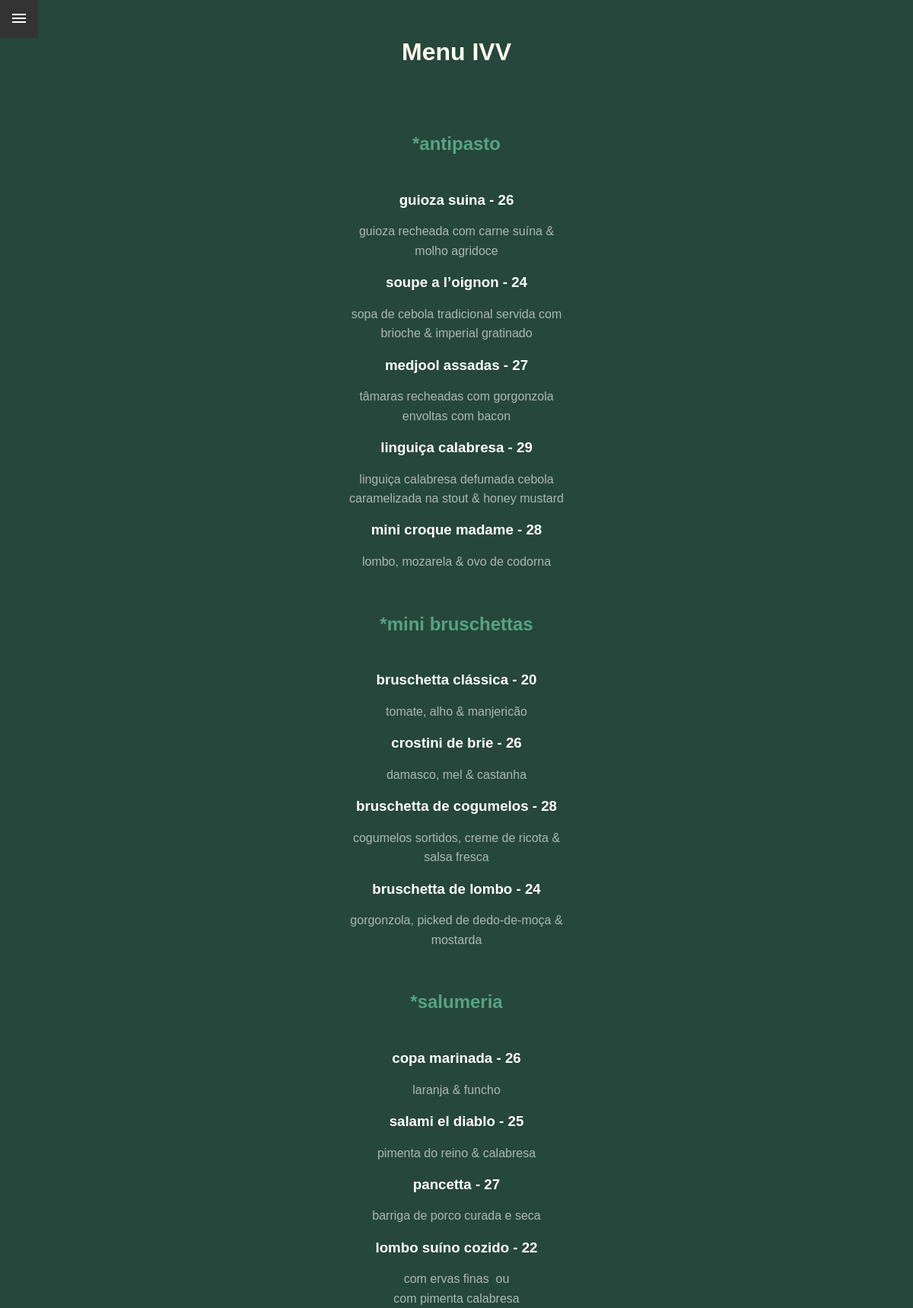
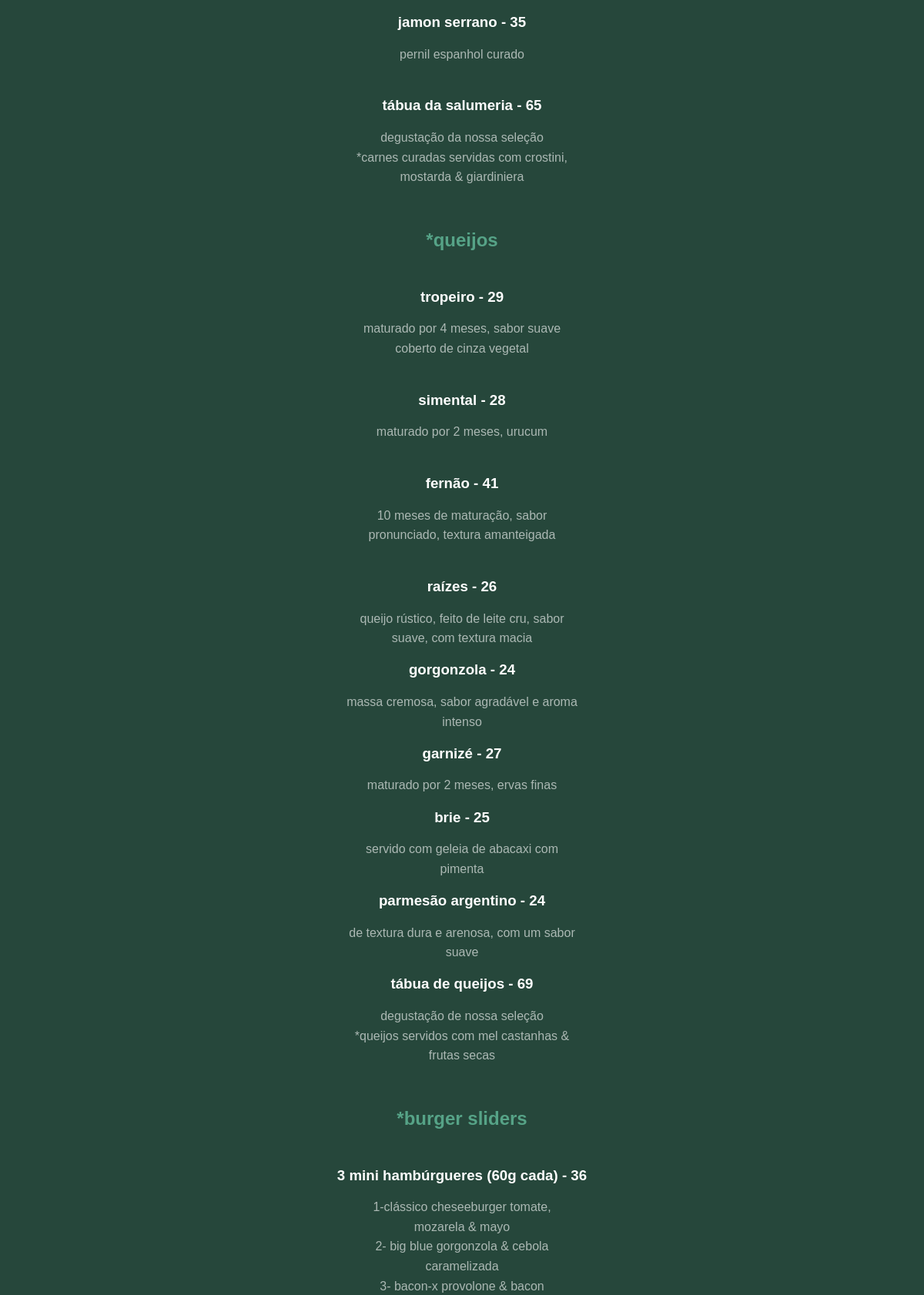
Page /prev (upper part) on the committed database (2 pictures, top to bottom).
### tables this page shows
CREATE TABLE "registros" (
	"produto"	TEXT,
	"descricao"	BLOB,
	"preco"	INTEGER,
	"categoria"	TEXT
);

### run.py (the view)
@app.route('/prev')
def prev():
    connection = sqlite3.connect('registros.db')
    cursor = connection.cursor()
    dados = cursor.execute("SELECT * FROM registros")
    dados = cursor.fetchall()
    categorias = []
    for i in dados:
        if i[3] in categorias:
            pass
        else:
            categorias.append(i[3])
    teste = "<h1>PEDRO</h1>"
    return render_template('prev.html', dados=dados, categorias=categorias)

### templates/prev.html (shortened to what this page needs)
<!DOCTYPE html>
<html lang="pt-br">
<head>
    <link rel="stylesheet" href="./static/menu.css">
</head>
<body class="preload">
    <header class="header">
        <button class="header__button" id="btnNav" type="button">
            <i class="material-icons">menu</i>
        </button>
    </header>
    <main>
        <div id="menu" class="menu">
            <h1>Menu IVV</h1>
            <br>
            {% for cat in categorias %}
            <h2 id="{{cat}}">*{{cat}}</h2>
                {% for row in dados %}
                    {% if row[3]==cat %}
                        {% if row[0] != '' %}
                            <h3>{{row[0]}} - {{row[2]}}</h3>
                        {% endif %}
                        <pre>{{row[1]}}</pre>
                    {% endif %}
                {% endfor %}
            {% endfor %}
        </div>
    </main>
</body>
</html>

### static/menu.css (style rules this page uses)
body { --header-height: 50px; margin: var(--header-height) 0 0 0; font-family: sans-serif; background-color: rgb(38, 71, 59); }
.header { position: fixed; top: 0; left: 0; width: var(--header-height); height: var(--header-height); background: #333333; display: flex; }
.header__button { width: var(--header-height); flex-shrink: 0; background: none; outline: none; border: none; color: #ffffff; cursor: pointer; }
#menu { margin: 40px; text-overflow: ellipsis; text-align: center; }
.menu h2 { padding: 1.2em; color: rgb(86, 163, 135); }
.menu h3 { margin: 0.6em; color: white; }
#menu pre { font-family: arial; margin: 0 auto; padding: 0.4em; color: rgba(255, 255, 255, 0.616); max-width: 300px; text-overflow: ellipsis; text-align: center; white-space: pre-wrap; line-height: 1.6em; }
h1 { font-family: Verdana, Geneva, Tahoma, sans-serif; color: ivory; }

### rows in the picture
registros: categoria "antipasto", produto "guioza suina", preco "26", descricao "guioza recheada com carne suína & molho agridoce"
registros: produto "soupe a l’oignon", preco "24", descricao "sopa de cebola tradicional servida com brioche & imperial gratinado"
registros: produto "medjool assadas", preco "27", descricao "tâmaras recheadas com gorgonzola envoltas com bacon"
registros: produto "linguiça calabresa", preco "29", descricao "linguiça calabresa defumada cebola caramelizada na stout & honey mustard"
registros: produto "mini croque madame", preco "28", descricao "lombo, mozarela & ovo de codorna"
registros: categoria "mini bruschettas", produto "bruschetta clássica", preco "20", descricao "tomate, alho & manjericão"
registros: produto "crostini de brie", preco "26", descricao "damasco, mel & castanha"
registros: produto "bruschetta de cogumelos", preco "28", descricao "cogumelos sortidos, creme de ricota & salsa fresca"
registros: produto "bruschetta de lombo", preco "24", descricao "gorgonzola, picked de dedo-de-moça & mostarda"
registros: categoria "salumeria", produto "copa marinada", preco "26", descricao "laranja & funcho"
registros: produto "salami el diablo", preco "25", descricao "pimenta do reino & calabresa"
registros: produto "pancetta", preco "27", descricao "barriga de porco curada e seca"
registros: produto "lombo suíno cozido", preco "22", descricao "com ervas finas ou com pimenta calabresa"
registros: produto "jamon serrano", preco "35", descricao "pernil espanhol curado"
registros: produto "tábua da salumeria", preco "65", descricao "degustação da nossa seleção *carnes curadas servidas com crostini, mostarda & giardiniera"
registros: categoria "queijos", produto "tropeiro", preco "29", descricao "maturado por 4 meses, sabor suave coberto de cinza vegetal"
registros: produto "simental", preco "28", descricao "maturado por 2 meses, urucum"
registros: produto "fernão", preco "41", descricao "10 meses de maturação, sabor pronunciado, textura amanteigada"
registros: produto "raízes", preco "26", descricao "queijo rústico, feito de leite cru, sabor suave, com textura macia"
registros: produto "gorgonzola", preco "24", descricao "massa cremosa, sabor agradável e aroma intenso"
registros: produto "garnizé", preco "27", descricao "maturado por 2 meses, ervas finas"
registros: produto "brie", preco "25", descricao "servido com geleia de abacaxi com pimenta"
registros: produto "parmesão argentino", preco "24", descricao "de textura dura e arenosa, com um sabor suave"
registros: produto "tábua de queijos", preco "69", descricao "degustação de nossa seleção *queijos servidos com mel castanhas & frutas secas"
registros: categoria "burger sliders", produto "3 mini hambúrgueres (60g cada)", preco "36", descricao "1-clássico cheseeburger tomate, mozarela & mayo 2- big blue gorgonzola & cebola caramelizada 3- bacon-x provolone & bacon"
